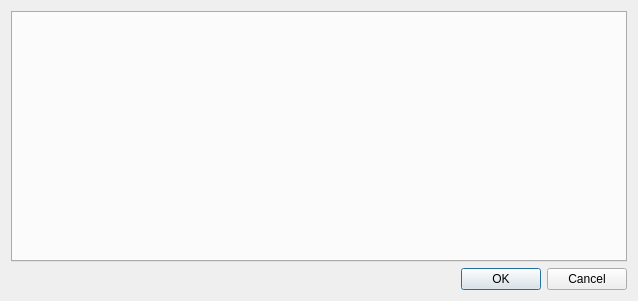
<?xml version="1.0" encoding="UTF-8"?>
<ui version="4.0">
 <class>UISettingView</class>
 <widget class="QDialog" name="UISettingView">
  <property name="geometry">
   <rect>
    <x>0</x>
    <y>0</y>
    <width>638</width>
    <height>301</height>
   </rect>
  </property>
  <property name="windowTitle">
   <string>Settings</string>
  </property>
  <layout class="QVBoxLayout" name="verticalLayout">
   <item>
    <widget class="QTabWidget" name="tab">
     <property name="currentIndex">
      <number>-1</number>
     </property>
    </widget>
   </item>
   <item>
    <widget class="QDialogButtonBox" name="buttonBox">
     <property name="orientation">
      <enum>Qt::Horizontal</enum>
     </property>
     <property name="standardButtons">
      <set>QDialogButtonBox::Cancel|QDialogButtonBox::Ok</set>
     </property>
    </widget>
   </item>
  </layout>
 </widget>
 <resources/>
 <connections>
  <connection>
   <sender>buttonBox</sender>
   <signal>accepted()</signal>
   <receiver>UISettingView</receiver>
   <slot>accept()</slot>
   <hints>
    <hint type="sourcelabel">
     <x>248</x>
     <y>254</y>
    </hint>
    <hint type="destinationlabel">
     <x>157</x>
     <y>274</y>
    </hint>
   </hints>
  </connection>
  <connection>
   <sender>buttonBox</sender>
   <signal>rejected()</signal>
   <receiver>UISettingView</receiver>
   <slot>reject()</slot>
   <hints>
    <hint type="sourcelabel">
     <x>316</x>
     <y>260</y>
    </hint>
    <hint type="destinationlabel">
     <x>286</x>
     <y>274</y>
    </hint>
   </hints>
  </connection>
 </connections>
</ui>
